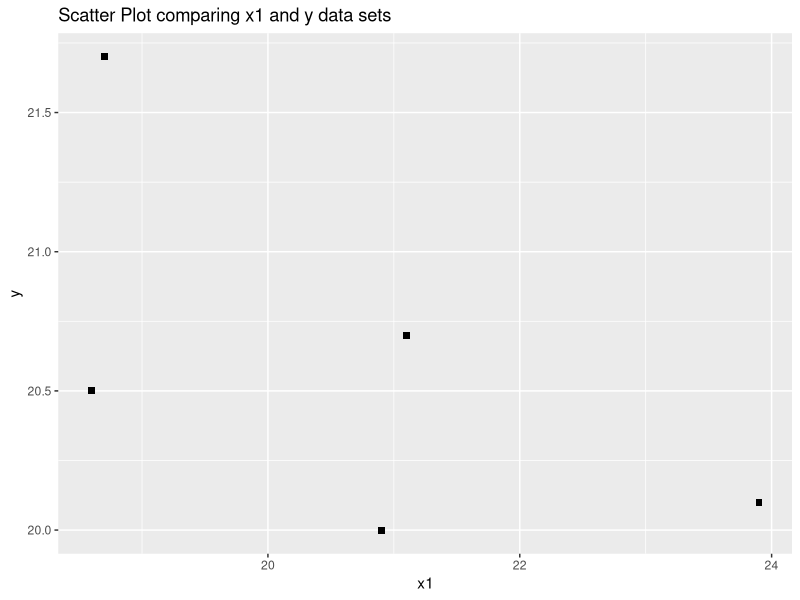
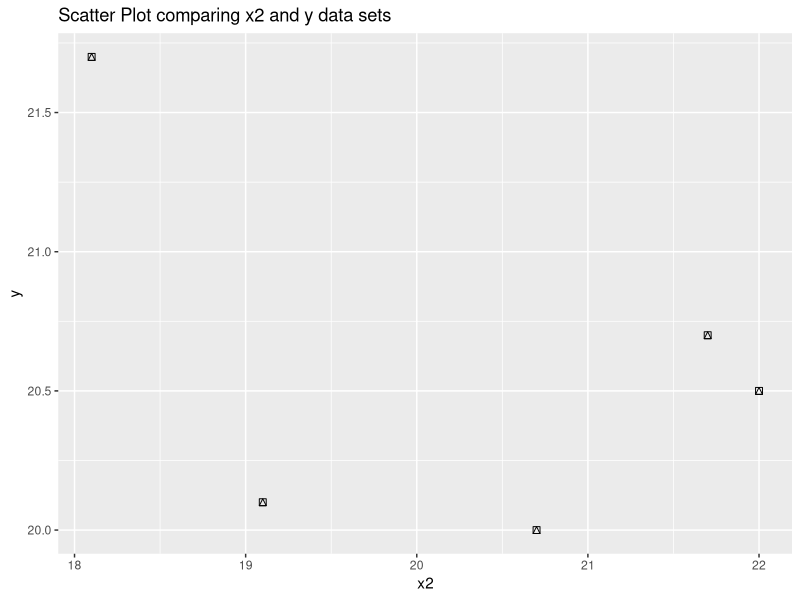
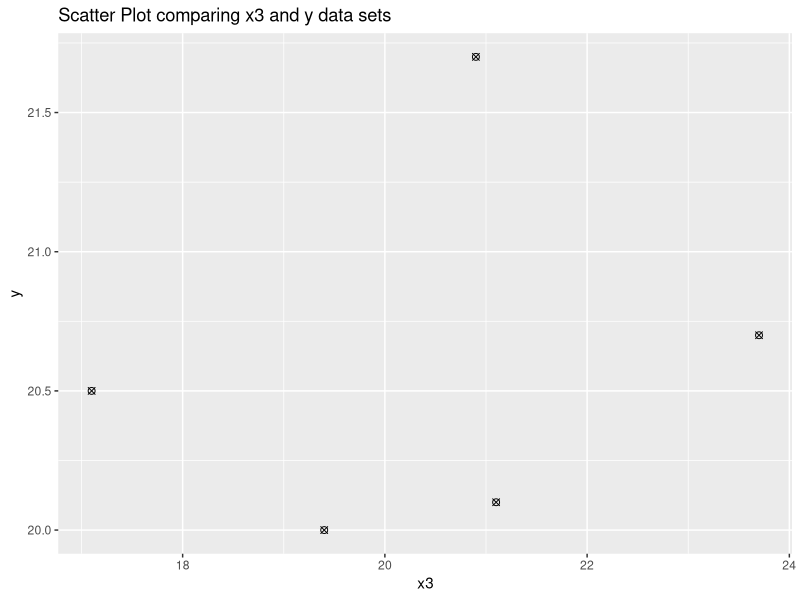
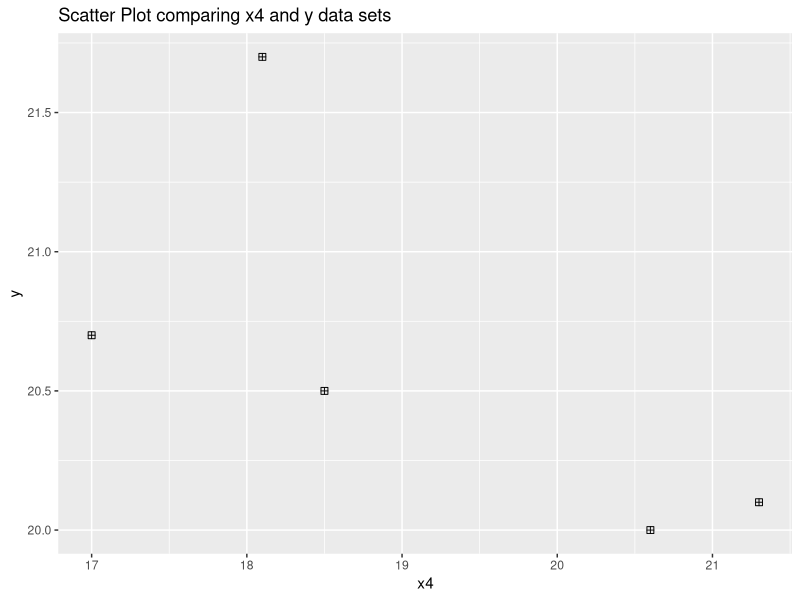

Recreate these plots in R, in order.
library(ggplot2)

# Importing data from table
myData<-data.frame(y=c(20.5,20.1,20.0,21.7,20.7),
                   x1=c(18.6,23.9,20.9,18.7,21.1),
                   x2=c(22,19.1,20.7,18.1,21.7),
                   x3=c(17.1,21.1,19.4,20.9,23.7),
                   x4=c(18.5,21.3,20.6,18.1,17))

# Creating 4 differnt plots
ggplot(myData, aes(x = myData$x1, y=myData$y)) +
  geom_point(size = 2, shape = 15) +
  labs(title = "Scatter Plot comparing x1 and y data sets", 
       x = "x1",
       y = "y")

ggplot(myData, aes(x = myData$x2, y=myData$y)) +
  geom_point(size = 2, shape = 14) +
  labs(title = "Scatter Plot comparing x2 and y data sets", 
       x = "x2",
       y = "y")

ggplot(myData, aes(x = myData$x3, y=myData$y)) +
  geom_point(size = 2, shape = 13) +
  labs(title = "Scatter Plot comparing x3 and y data sets", 
       x = "x3",
       y = "y")

ggplot(myData, aes(x = myData$x4, y=myData$y)) +
  geom_point(size = 2, shape = 12) +
  labs(title = "Scatter Plot comparing x4 and y data sets", 
       x = "x4",
       y = "y")

# Fitting and summarizing each linear model
yvsx1 = lm(myData$y~myData$x1)
summary(yvsx1)

 yvsx1x2 = lm(myData$y~(myData$x1 + myData$x2))
summary(yvsx1x2)

yvsx1x2x3 = lm(myData$y~(myData$x1 + myData$x2 + myData$x3))
summary(yvsx1x2x3)

yvsx1x2x3x4 = lm(myData$y~(myData$x1 + myData$x2 + myData$x3 + myData$x4))
summary(yvsx1x2x3x4)
